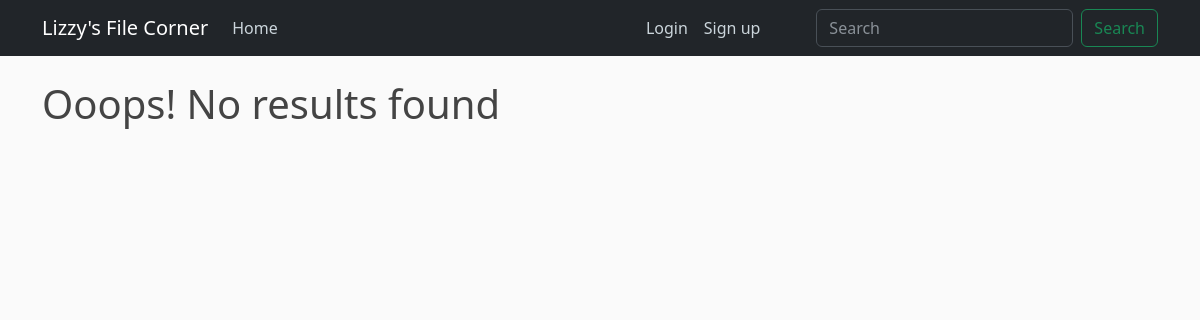
The app's page /search/, older data.
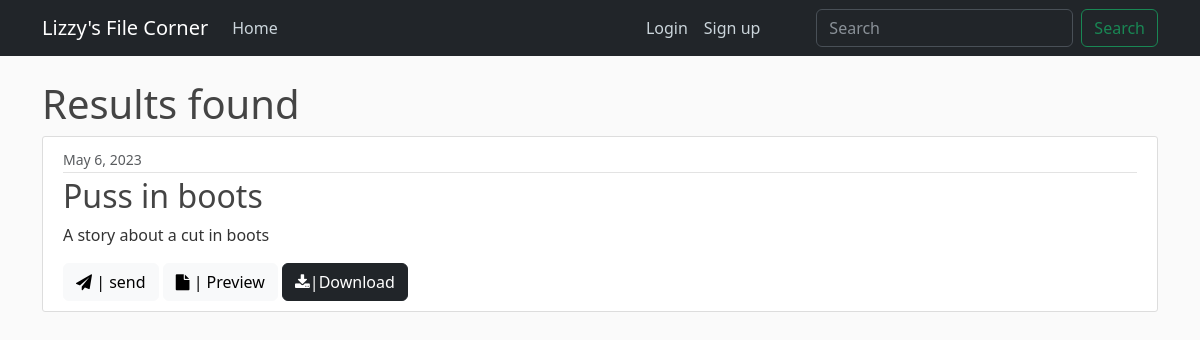
The same page, newer data.
### fileapp/models.py (models this page shows, shortened)
class File(models.Model):
    title = models.CharField(max_length=40)
    description = models.CharField(max_length=100)
    date_uploaded = models.DateField(default=datetime.datetime.now)
    file = models.FileField(upload_to='files',null=True,blank=True)
    number_of_emails = models.IntegerField(default=0)
    number_of_downloads = models.IntegerField(default=0)

### fileapp/views.py (the view)
# urls.py: path('search/',views.file_search,name='file_search'),
def file_search(request):
    if request.method == 'GET':
        query = request.GET.get('search')
        files = File.objects.filter(title__icontains= ""  if query is None else query) | File.objects.filter(description__icontains= ""  if query is None else query)
        return render(request,'fileapp/search.html',{'files':files})

### fileapp/templates/fileapp/search.html (shortened to what this page needs)
{% extends "fileapp/base.html" %}
{% block content %}
    {% if files %}
        <h1> Results found</h1>
        {% for file in files %}
            <article class="media content-section">
                <div class="media-body">
                <div class="article-metadata">
                    <small class="text-muted">{{ file.date_uploaded }}</small>
                </div>
                <h2 class="article-title">{{ file.title }}</h2>
                <p class="article-content">{{ file.description }}</p>
                    <div class="float-right">
                        <button class="btn btn-light"><i class="fa fa-paper-plane"></i> | send</button>
                        <button class="btn btn-light"><i class="fa fa-file"></i> | Preview</button>
                        <a href="{% url 'download' file.id %}">
                        <button class="btn btn-dark">
                            <i class="fa fa-download"></i>|Download
                        </button>
                        </a>
                    </div>
                    </div>
                </div>
                </div>
         {% endfor %}
     {% else %}
        <h1> Ooops! No results found</h1>
    {% endif %}
{% endblock %}

Row changes from the older to the newer data that the page shows:
added File: date_uploaded "May 6, 2023", title "Puss in boots", description "A story about a cut in boots"
Text that changed along with them:
text no longer shown: "Ooops! No results found"
text now shown: "Results found"
